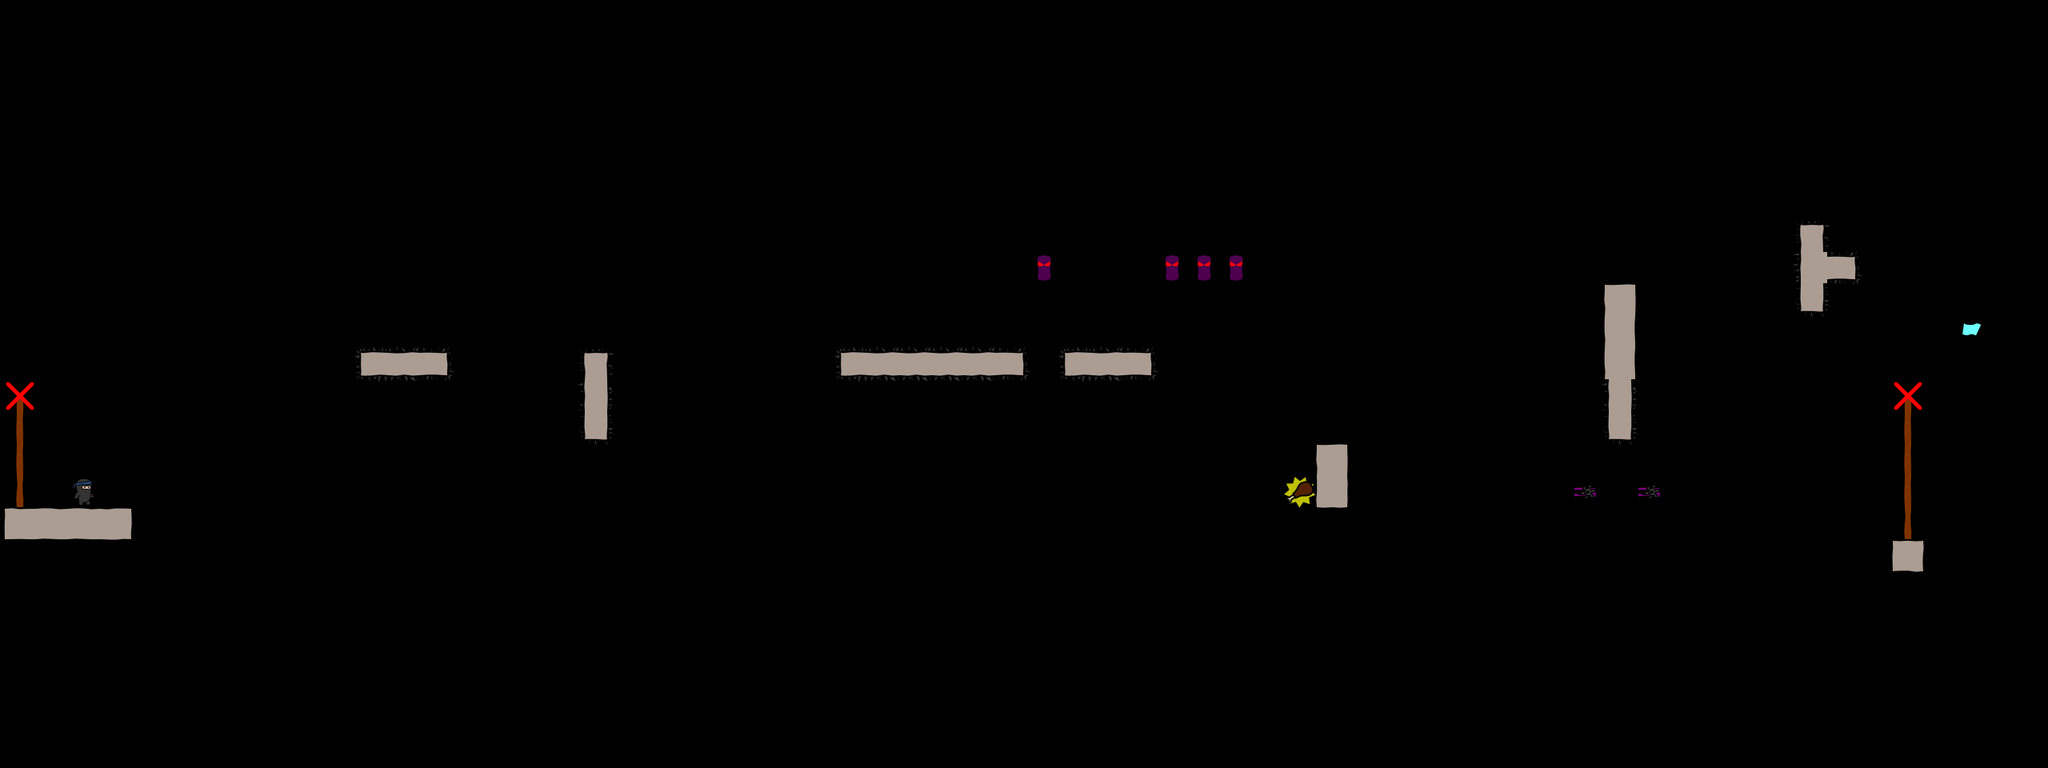

This is a level from a 2D game, rendered from its Tiled map with the project's own tilesets. A one-line summary and the map file follow, with tile-layer data summarised:
An orthogonal 64x24 tile map with 40x40 px tiles, 4 tile layers (bg, walls, objects, fg), 3 tilesets.

<map version="1.0" orientation="orthogonal" width="64" height="24" tilewidth="40" tileheight="40">
 <tileset firstgid="1" name="world1" tilewidth="50" tileheight="50">
  <image source="world1.png" width="400" height="400" />
 </tileset>
 <tileset firstgid="65" name="objectpalette" tilewidth="50" tileheight="50">
  <image source="objectpalette.png" width="400" height="500" />
 </tileset>
 <tileset firstgid="145" name="background" tilewidth="40" tileheight="40">
  <image source="background1.png" width="320" height="600" />
 </tileset>
 <layer name="bg" width="64" height="24">
  <data>[1536 cells, 0 non-empty, 0 distinct tile ids]</data>
 </layer>
 <layer name="walls" width="64" height="24">
  <data>[1536 cells, 19 non-empty, 10 distinct tile ids]</data>
 </layer>
 <layer name="objects" width="64" height="24">
  <data>[1536 cells, 32 non-empty, 13 distinct tile ids]</data>
 </layer>
 <layer name="fg" width="64" height="24">
  <data>[1536 cells, 0 non-empty, 0 distinct tile ids]</data>
 </layer>
</map>
